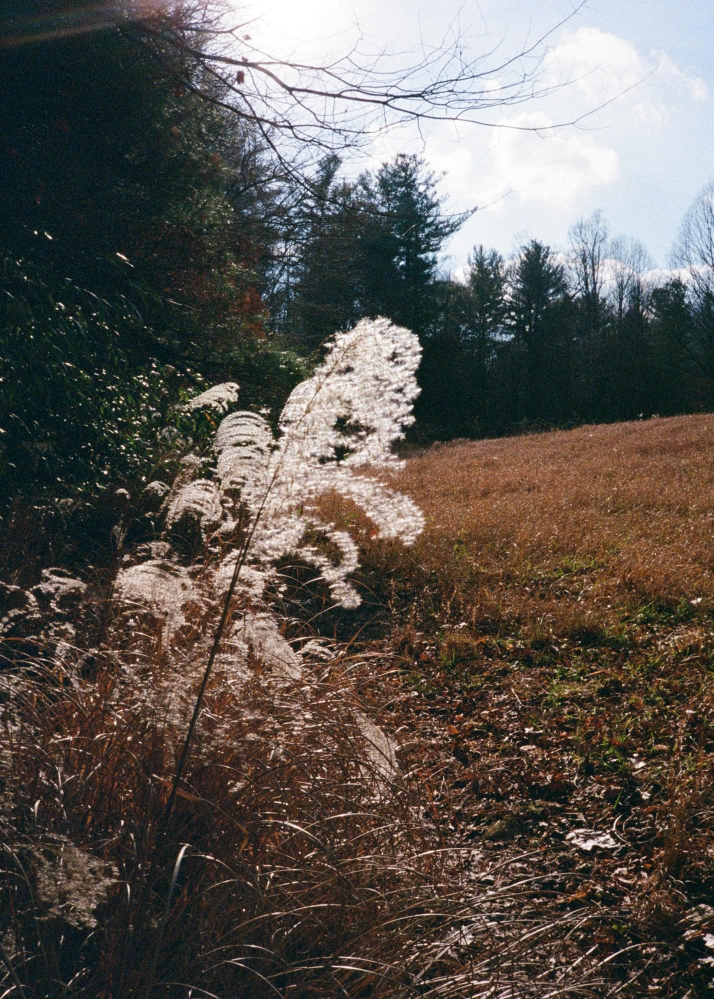
#> input picture sample-scans/split/000081920005_a.jpg, 1428 x 1998 px (shown at 1/2 size); its folder holds only this picture in this run
$ python split_half_frame.py sample-scans/split
#> lines starting #> are read from the running program, lines starting #| are printed output that depends on the picture
### photo_splitter_core.py
from __future__ import annotations

import argparse
from pathlib import Path
from typing import Callable, Iterable

from PIL import Image


# [54 lines left out: function find_vertical_gap_band, not called in this run]


def split_image(
    input_path: Path,
    output_dir: Path,
    crop_border: int = 0,
    overwrite: bool = False,
    auto_gap: bool = False,
) -> None:
#> called with crop_border = 0, overwrite = False, auto_gap = False
    image = Image.open(input_path)
#> image is the input picture: PIL image 1428x1998 RGB; mean R, G, B 94.1, 88.3, 82.7
    width, height = image.size
#> width = 1428; height = 1998

    if auto_gap:
        gap_start, gap_end = find_vertical_gap_band(image)
        left_box = (0, 0, gap_start, height)
        right_box = (gap_end, 0, width, height)
    else:
        # Assume two portrait images side by side in a landscape scan.
        mid_x = width // 2
#> mid_x = 714
        left_box = (0, 0, mid_x, height)
#> left_box = (0, 0, 714, 1998)
        right_box = (mid_x, 0, width, height)
#> right_box = (714, 0, 1428, 1998)

    left = image.crop(left_box)
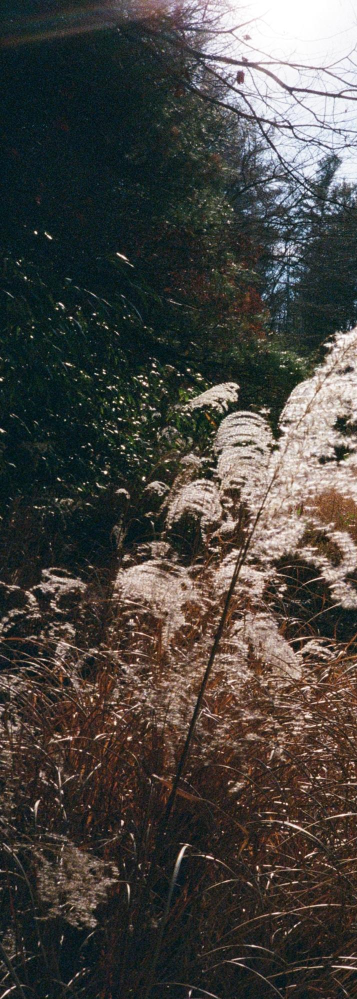
#> left: PIL image 714x1998 RGB (shown at 1/2 size); mean R, G, B 72.5, 69.4, 65.2
    right = image.crop(right_box)
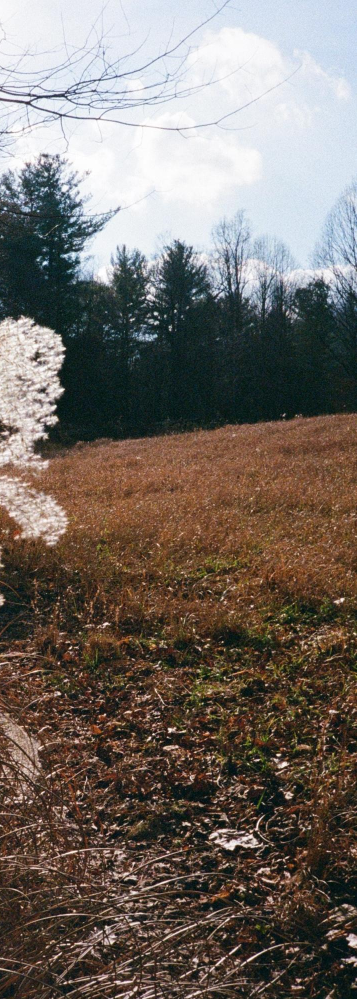
#> right: PIL image 714x1998 RGB (shown at 1/2 size); mean R, G, B 115.7, 107.1, 100.2

    if crop_border > 0:
        # [9 lines left out: function safe_crop, not called in this run]

        left = safe_crop(left)
        right = safe_crop(right)

    base_name = input_path.stem
    ext = input_path.suffix or ".jpg"

    left_out = output_dir / f"{base_name}_a{ext}"
    right_out = output_dir / f"{base_name}_b{ext}"

    if not overwrite:
        if left_out.exists() or right_out.exists():
            print(f"Skipping {input_path.name} (output exists). Use --overwrite to replace.")
            return

    left.save(left_out)
    right.save(right_out)
    print(f"Saved {left_out.name} and {right_out.name}")


def iter_images(directory: Path) -> Iterable[Path]:
    image_extensions = {".jpg", ".jpeg", ".png", ".tif", ".tiff"}
    for path in sorted(directory.iterdir()):
        if path.is_file() and path.suffix.lower() in image_extensions:
            yield path


def process_folder(
    input_dir: Path,
    output_dir: Path,
    crop_border: int,
    overwrite: bool,
    auto_gap: bool,
    progress_callback: Callable[[int, int, str], None] | None = None,
) -> None:
    if not input_dir.exists():
        raise FileNotFoundError(f"Input directory does not exist: {input_dir}")

    output_dir.mkdir(parents=True, exist_ok=True)

    files = list(iter_images(input_dir))
    if not files:
        print(f"No image files found in {input_dir}")
        return

    total = len(files)
    for i, f in enumerate(files, start=1):
        try:
            split_image(
                f,
                output_dir,
                crop_border=crop_border,
                overwrite=overwrite,
                auto_gap=auto_gap,
            )
        except Exception as exc:
            print(f"Error processing {f.name}: {exc}")
        if progress_callback is not None:
            progress_callback(i, total, f.name)


def build_arg_parser() -> argparse.ArgumentParser:
    parser = argparse.ArgumentParser(
        description="Split half-frame scans (two images per JPEG) into separate files."
    )
    parser.add_argument(
        "input",
        type=str,
        help="Folder containing scanned JPEGs (two frames per image).",
    )
    parser.add_argument(
        "-o",
        "--output",
        type=str,
        default=None,
        help="Output folder for split images (default: <input>\\split).",
    )
    parser.add_argument(
        "--crop-border",
        type=int,
        default=0,
        help="Optional number of pixels to crop from each edge after splitting.",
    )
    parser.add_argument(
        "--auto-gap",
        action="store_true",
        help="Automatically detect the dark film gap between frames instead of splitting exactly in half.",
    )
    parser.add_argument(
        "--overwrite",
        action="store_true",
        help="Overwrite existing split files if they already exist.",
    )
    return parser


def cli_main(argv: list[str] | None = None) -> None:
    parser = build_arg_parser()
    args = parser.parse_args(argv)

    input_dir = Path(args.input).expanduser().resolve()
    output_dir = Path(args.output).expanduser().resolve() if args.output else input_dir / "split"

    process_folder(
        input_dir=input_dir,
        output_dir=output_dir,
        crop_border=args.crop_border,
        overwrite=args.overwrite,
        auto_gap=args.auto_gap,
    )

### split_half_frame.py
from photo_splitter_core import cli_main


if __name__ == "__main__":
    cli_main()

$ run again, on sample-scans/split/000081920015_a.jpg
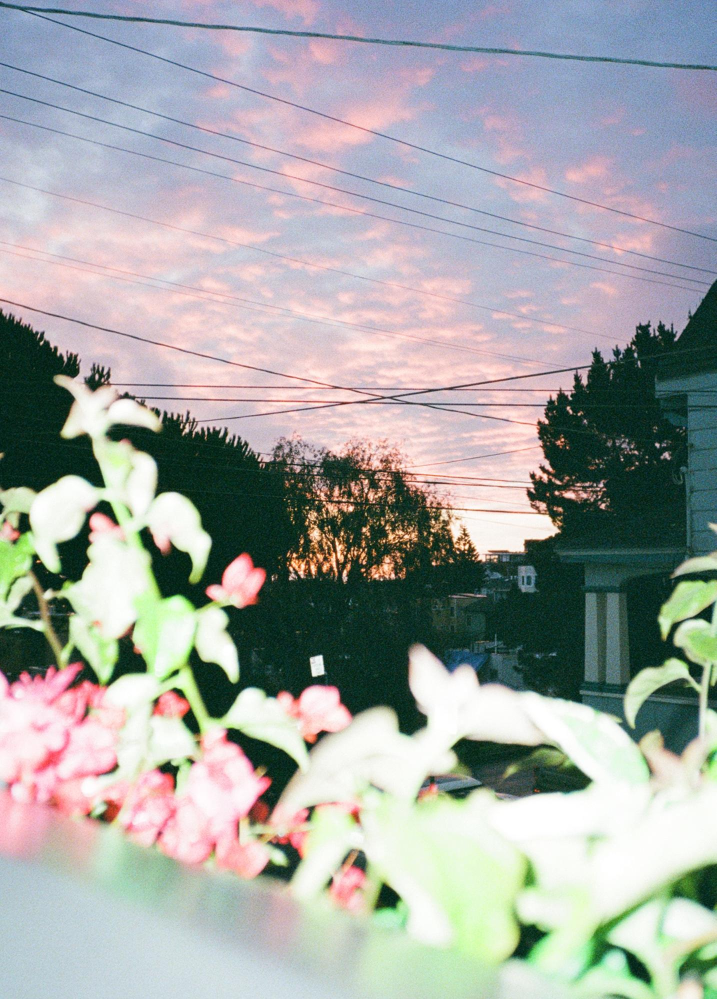
#> input picture sample-scans/split/000081920015_a.jpg, 1433 x 1998 px (shown at 1/2 size)
#> in split_image, image is the input picture: PIL image 1433x1998 RGB; mean R, G, B 163.9, 167.1, 165.2
#> in split_image, `left = image.crop(left_box)`:
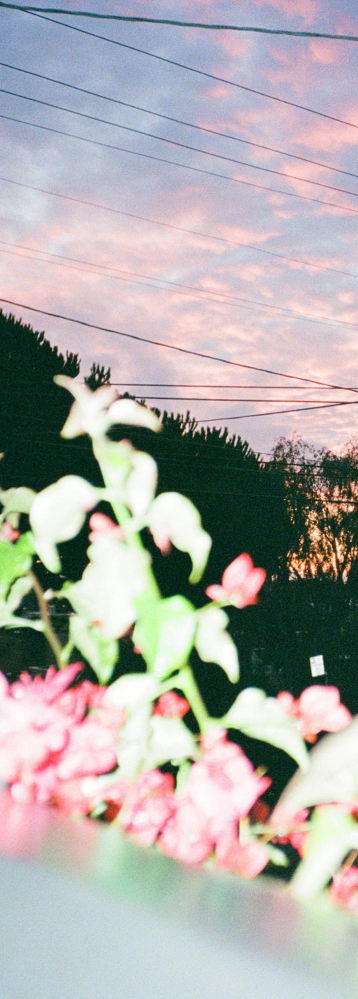
#> left: PIL image 716x1998 RGB (shown at 1/2 size); mean R, G, B 175.2, 172.7, 171.2
#> in split_image, `right = image.crop(right_box)`:
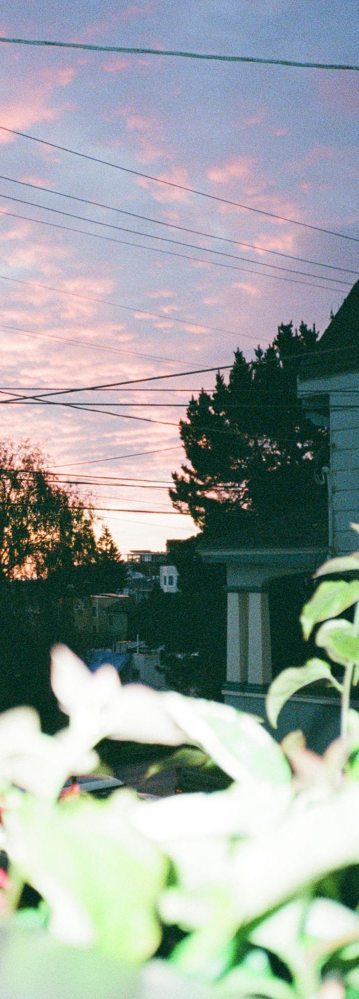
#> right: PIL image 717x1998 RGB (shown at 1/2 size); mean R, G, B 152.7, 161.4, 159.2

$ run again, on sample-scans/split/000081920015_b.jpg
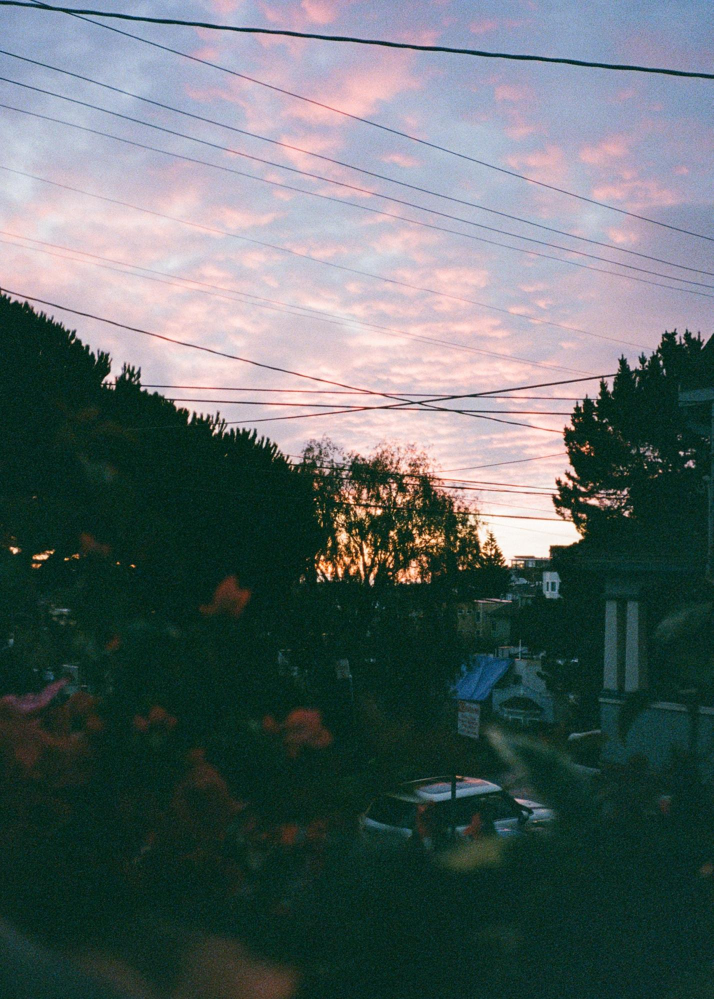
#> input picture sample-scans/split/000081920015_b.jpg, 1427 x 1998 px (shown at 1/2 size)
#> in split_image, image is the input picture: PIL image 1427x1998 RGB; mean R, G, B 92.3, 103.8, 104.5
#> in split_image, `left = image.crop(left_box)`:
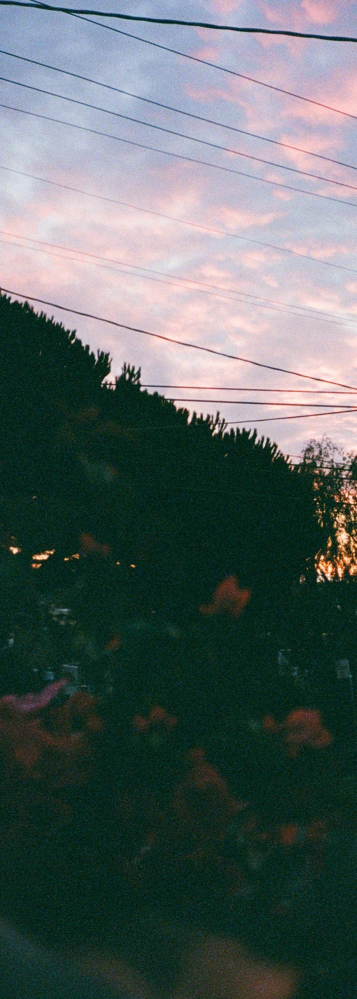
#> left: PIL image 713x1998 RGB (shown at 1/2 size); mean R, G, B 88.6, 100.2, 99.2
#> in split_image, `right = image.crop(right_box)`:
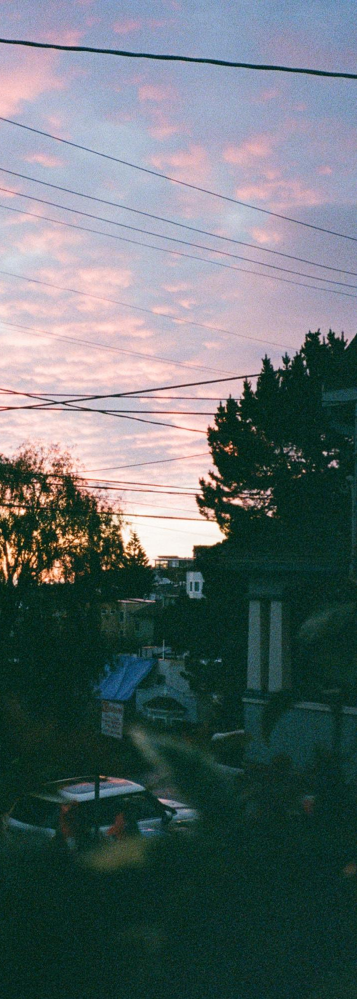
#> right: PIL image 714x1998 RGB (shown at 1/2 size); mean R, G, B 96.1, 107.4, 109.7

$ run again, on sample-scans/split/000081920024_a.jpg
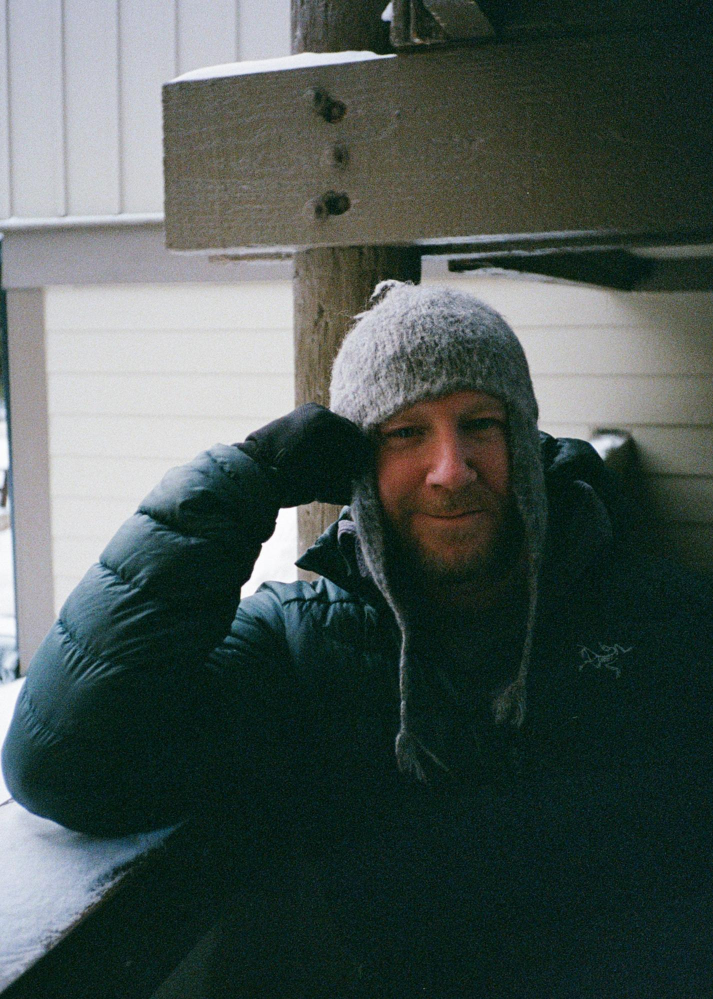
#> input picture sample-scans/split/000081920024_a.jpg, 1426 x 1998 px (shown at 1/2 size)
#> in split_image, image is the input picture: PIL image 1426x1998 RGB; mean R, G, B 73.5, 85.2, 81.6
#> in split_image, `left = image.crop(left_box)`:
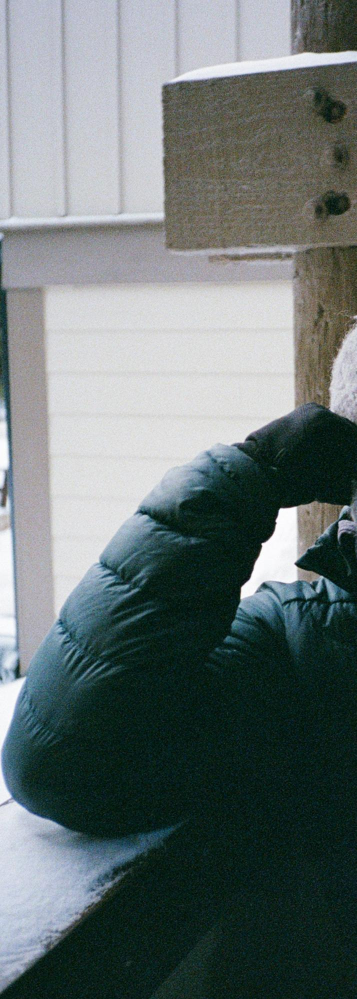
#> left: PIL image 713x1998 RGB (shown at 1/2 size); mean R, G, B 103.7, 114.4, 114
#> in split_image, `right = image.crop(right_box)`:
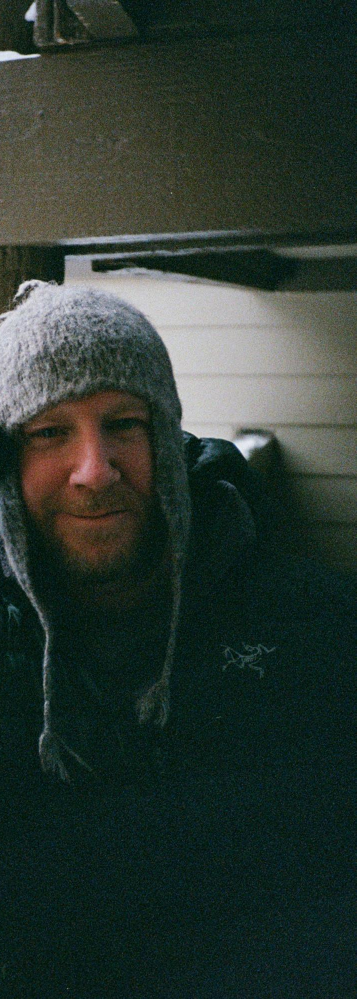
#> right: PIL image 713x1998 RGB (shown at 1/2 size); mean R, G, B 43.4, 56, 49.1

$ run again, on sample-scans/split/000081920005_b.jpg
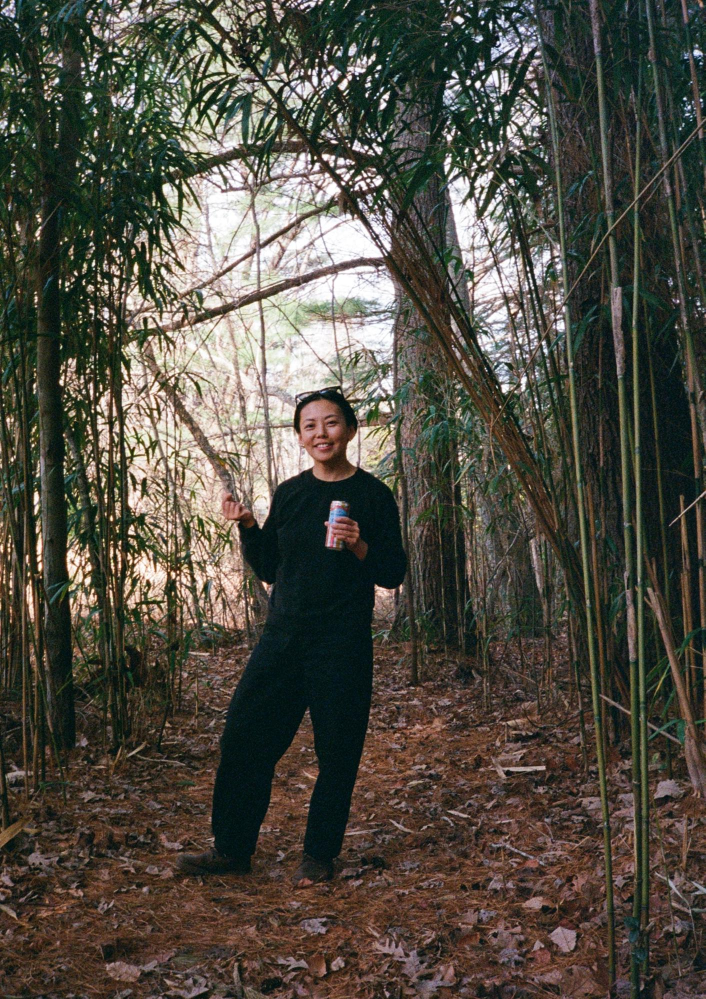
#> input picture sample-scans/split/000081920005_b.jpg, 1411 x 1998 px (shown at 1/2 size)
#> in split_image, image is the input picture: PIL image 1411x1998 RGB; mean R, G, B 79.7, 76.3, 66.2
#> in split_image, `left = image.crop(left_box)`:
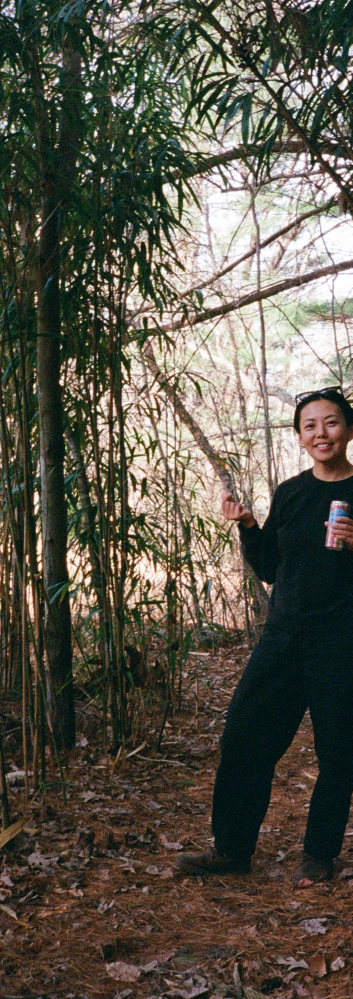
#> left: PIL image 705x1998 RGB (shown at 1/2 size); mean R, G, B 89.5, 85.6, 73.5
#> in split_image, `right = image.crop(right_box)`:
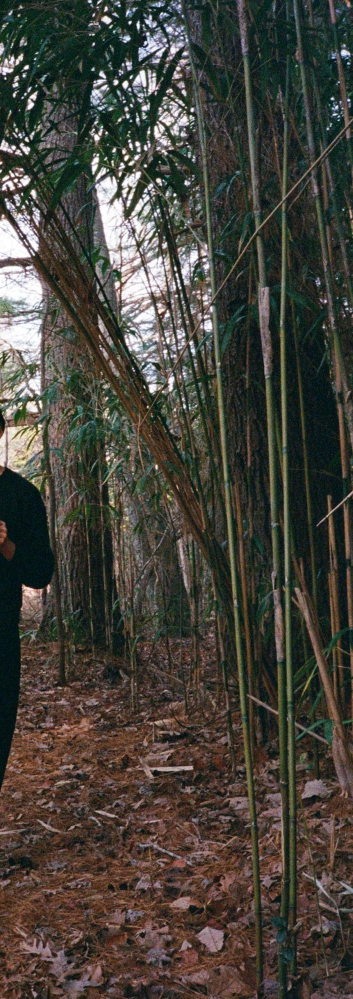
#> right: PIL image 706x1998 RGB (shown at 1/2 size); mean R, G, B 69.9, 66.9, 59
